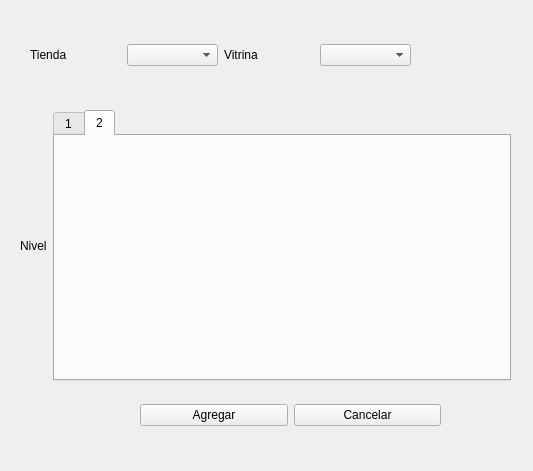
<?xml version="1.0" encoding="UTF-8"?>
<ui version="4.0">
 <class>ui_traspaso_producto</class>
 <widget class="QWidget" name="ui_traspaso_producto">
  <property name="geometry">
   <rect>
    <x>0</x>
    <y>0</y>
    <width>533</width>
    <height>471</height>
   </rect>
  </property>
  <property name="windowTitle">
   <string>Form</string>
  </property>
  <widget class="QWidget" name="gridLayoutWidget">
   <property name="geometry">
    <rect>
     <x>30</x>
     <y>30</y>
     <width>381</width>
     <height>51</height>
    </rect>
   </property>
   <layout class="QGridLayout" name="gridLayout">
    <item row="0" column="0">
     <widget class="QLabel" name="label">
      <property name="text">
       <string>Tienda</string>
      </property>
     </widget>
    </item>
    <item row="0" column="2">
     <widget class="QLabel" name="label_2">
      <property name="text">
       <string>Vitrina</string>
      </property>
     </widget>
    </item>
    <item row="0" column="3">
     <widget class="QComboBox" name="comboBox"/>
    </item>
    <item row="0" column="1">
     <widget class="QComboBox" name="comboBox_2"/>
    </item>
   </layout>
  </widget>
  <widget class="QWidget" name="gridLayoutWidget_2">
   <property name="geometry">
    <rect>
     <x>20</x>
     <y>110</y>
     <width>491</width>
     <height>271</height>
    </rect>
   </property>
   <layout class="QGridLayout" name="gridLayout_2">
    <item row="0" column="0">
     <widget class="QLabel" name="label_3">
      <property name="text">
       <string>Nivel</string>
      </property>
     </widget>
    </item>
    <item row="0" column="1">
     <widget class="QTabWidget" name="tabWidget">
      <property name="currentIndex">
       <number>1</number>
      </property>
      <widget class="QWidget" name="tab">
       <attribute name="title">
        <string>1</string>
       </attribute>
      </widget>
      <widget class="QWidget" name="tab_2">
       <attribute name="title">
        <string>2</string>
       </attribute>
       <widget class="QWidget" name="gridLayoutWidget_3">
        <property name="geometry">
         <rect>
          <x>10</x>
          <y>10</y>
          <width>381</width>
          <height>201</height>
         </rect>
        </property>
        <layout class="QGridLayout" name="gridLayout_3"/>
       </widget>
      </widget>
     </widget>
    </item>
   </layout>
  </widget>
  <widget class="QWidget" name="layoutWidget">
   <property name="geometry">
    <rect>
     <x>140</x>
     <y>400</y>
     <width>301</width>
     <height>31</height>
    </rect>
   </property>
   <layout class="QHBoxLayout" name="horizontalLayout">
    <item>
     <widget class="QPushButton" name="pushButton_5">
      <property name="text">
       <string>Agregar</string>
      </property>
     </widget>
    </item>
    <item>
     <widget class="QPushButton" name="pushButton_cancelar">
      <property name="text">
       <string>Cancelar</string>
      </property>
     </widget>
    </item>
   </layout>
  </widget>
 </widget>
 <resources/>
 <connections/>
</ui>
